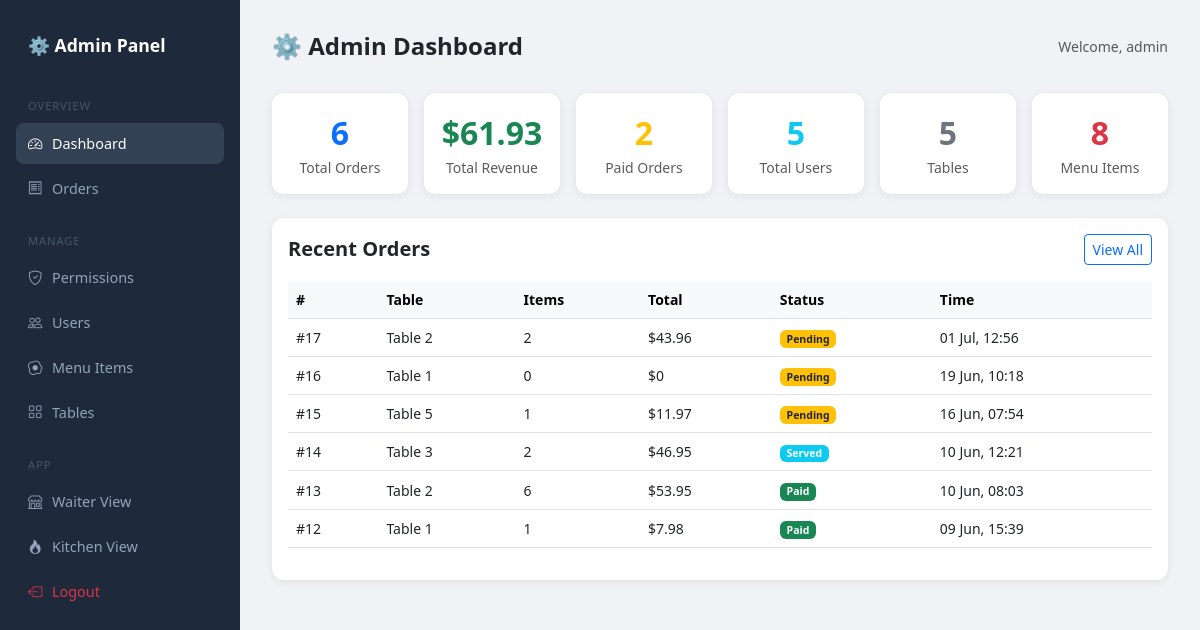
Before: /admin-panel/ (signed in) with the older database file.
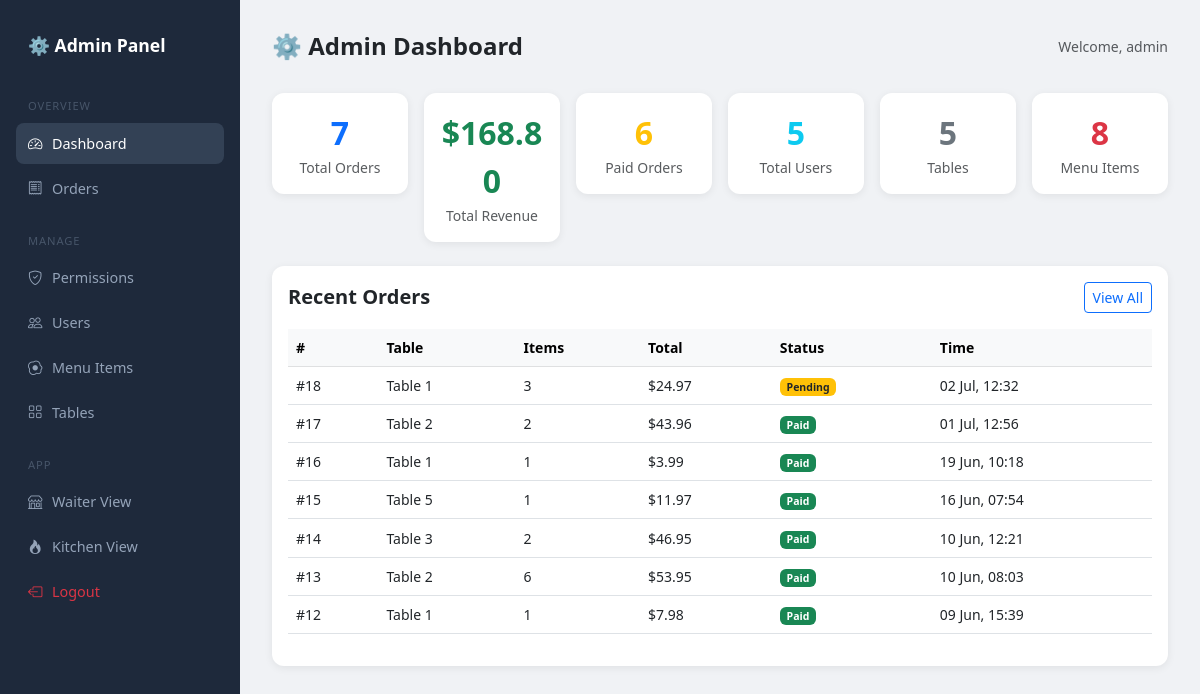
After: the same page with the newer database file.
### core/models.py (models this page shows, shortened)
class Order(models.Model):
    STATUS_CHOICES = [
        ('pending', 'Pending'),
        ('preparing', 'Preparing'),
        ('served', 'Served'),
        ('paid', 'Paid'),
    ]
    table      = models.ForeignKey(Table, on_delete=models.CASCADE, related_name='orders')
    status     = models.CharField(max_length=20, choices=STATUS_CHOICES, default='pending')
    created_at = models.DateTimeField(auto_now_add=True)
    updated_at = models.DateTimeField(auto_now=True)
    served_at  = models.DateTimeField(null=True, blank=True)
    def total_price(self):
        return sum(item.subtotal() for item in self.items.all())

class Table(models.Model):
    number = models.IntegerField(unique=True)
    is_occupied = models.BooleanField(default=False)

class OrderItem(models.Model):
    order = models.ForeignKey(Order, on_delete=models.CASCADE, related_name='items')
    menu_item = models.ForeignKey(MenuItem, on_delete=models.CASCADE)
    quantity = models.PositiveIntegerField(default=1)
    note = models.TextField(blank=True)  # e.g. "no onions"
    def subtotal(self):
        return self.quantity * self.menu_item.price

class MenuItem(models.Model):
    CATEGORY_CHOICES = [
        ('food', 'Food'),
        ('drink', 'Drink'),
        ('dessert', 'Dessert'),
    ]
    name = models.CharField(max_length=100)
    price = models.DecimalField(max_digits=6, decimal_places=2)
    category = models.CharField(max_length=20, choices=CATEGORY_CHOICES)
    is_available = models.BooleanField(default=True)

### core/views.py (the view)
# urls.py: path('admin-panel/', views.admin_dashboard, name='admin_dashboard'),
@role_required('admin')
def admin_dashboard(request):
    total_orders   = Order.objects.count()
    paid_orders    = Order.objects.filter(status='paid')
    total_revenue  = sum(o.total_price() for o in paid_orders)
    total_users    = User.objects.count()
    total_tables   = Table.objects.count()
    total_items    = MenuItem.objects.count()
    recent_orders  = Order.objects.select_related('table').order_by('-created_at')[:10]
    context = {
        'total_orders':  total_orders,
        'total_revenue': total_revenue,
        'total_users':   total_users,
        'total_tables':  total_tables,
        'total_items':   total_items,
        'recent_orders': recent_orders,
        'paid_count':    paid_orders.count(),
    }
    return render(request, 'core/admin/dashboard.html', context)

### core/templates/core/admin/dashboard.html (shortened to what this page needs)
{% extends 'core/admin/base_admin.html' %}
{% block content %}
<div class="topbar">
    <h4 class="fw-bold mb-0">⚙️ Admin Dashboard</h4>
    <span class="text-muted small">Welcome, {{ request.user.username }}</span>
</div>
<div class="row g-3 mb-4">
    <div class="col-6 col-md-4 col-lg-2">
        <div class="card text-center p-3">
            <div class="fw-bold fs-2 text-primary">{{ total_orders }}</div>
            <div class="text-muted small">Total Orders</div>
        </div>
    </div>
    <div class="col-6 col-md-4 col-lg-2">
        <div class="card text-center p-3">
            <div class="fw-bold fs-2 text-success">${{ total_revenue }}</div>
            <div class="text-muted small">Total Revenue</div>
        </div>
    </div>
    <div class="col-6 col-md-4 col-lg-2">
        <div class="card text-center p-3">
            <div class="fw-bold fs-2 text-warning">{{ paid_count }}</div>
            <div class="text-muted small">Paid Orders</div>
        </div>
    </div>
    <div class="col-6 col-md-4 col-lg-2">
        <div class="card text-center p-3">
            <div class="fw-bold fs-2 text-info">{{ total_users }}</div>
            <div class="text-muted small">Total Users</div>
        </div>
    </div>
    <div class="col-6 col-md-4 col-lg-2">
        <div class="card text-center p-3">
            <div class="fw-bold fs-2 text-secondary">{{ total_tables }}</div>
            <div class="text-muted small">Tables</div>
        </div>
    </div>
    <div class="col-6 col-md-4 col-lg-2">
        <div class="card text-center p-3">
            <div class="fw-bold fs-2 text-danger">{{ total_items }}</div>
            <div class="text-muted small">Menu Items</div>
        </div>
    </div>
</div>
<div class="card p-3">
    <div class="d-flex justify-content-between align-items-center mb-3">
        <h5 class="fw-bold mb-0">Recent Orders</h5>
        <a href="{% url 'admin_orders' %}" class="btn btn-sm btn-outline-primary">View All</a>
    </div>
    <div class="table-responsive">
        <table class="table table-hover align-middle small">
            <thead class="table-light">
                <tr>
                    <th>#</th>
                    <th>Table</th>
                    <th>Items</th>
                    <th>Total</th>
                    <th>Status</th>
                    <th>Time</th>
                </tr>
            </thead>
            <tbody>
                {% for order in recent_orders %}
                <tr>
                    <td>#{{ order.id }}</td>
                    <td>Table {{ order.table.number }}</td>
                    <td>{{ order.items.count }}</td>
                    <td>${{ order.total_price }}</td>
                    <td>
                        {% if order.status == 'paid' %}
                            <span class="badge bg-success">Paid</span>
                        {% elif order.status == 'served' %}
                            <span class="badge bg-info">Served</span>
                        {% elif order.status == 'preparing' %}
                            <span class="badge bg-primary">Preparing</span>
                        {% else %}
                            <span class="badge bg-warning text-dark">Pending</span>
                        {% endif %}
                    </td>
                    <td>{{ order.created_at|date:"d M, H:i" }}</td>
                </tr>
                {% endfor %}
            </tbody>
        </table>
    </div>
</div>
{% endblock %}

### core/templates/core/admin/base_admin.html (shortened to what this page needs)
<!DOCTYPE html>
<html lang="en">
<head>
    <link href="https://cdn.jsdelivr.net/npm/bootstrap@5.3.0/dist/css/bootstrap.min.css" rel="stylesheet">
    <link href="https://cdn.jsdelivr.net/npm/bootstrap-icons@1.10.5/font/bootstrap-icons.css" rel="stylesheet">
</head>
<body>
<div class="sidebar">
    <a href="{% url 'admin_dashboard' %}" class="brand">⚙️ Admin Panel</a>
    <div class="nav-label">Overview</div>
    <a href="{% url 'admin_dashboard' %}"
       class="nav-link {% if request.resolver_match.url_name == 'admin_dashboard' %}active{% endif %}">
        <i class="bi bi-speedometer2"></i> Dashboard
    </a>
    <a href="{% url 'admin_orders' %}"
       class="nav-link {% if request.resolver_match.url_name == 'admin_orders' %}active{% endif %}">
        <i class="bi bi-receipt"></i> Orders
    </a>
    <div class="nav-label">Manage</div>
    <a href="{% url 'admin_permissions' %}"
         class="nav-link {% if 'permission' in request.resolver_match.url_name %}active{% endif %}">
        <i class="bi bi-shield-check"></i> Permissions
   </a>
    <a href="{% url 'admin_users' %}"
       class="nav-link {% if 'user' in request.resolver_match.url_name %}active{% endif %}">
        <i class="bi bi-people"></i> Users
    </a>
    <a href="{% url 'admin_menu' %}"
       class="nav-link {% if 'menu' in request.resolver_match.url_name %}active{% endif %}">
        <i class="bi bi-egg-fried"></i> Menu Items
    </a>
    <a href="{% url 'admin_tables' %}"
       class="nav-link {% if 'table' in request.resolver_match.url_name %}active{% endif %}">
        <i class="bi bi-grid"></i> Tables
    </a>
    <div class="nav-label">App</div>
    <a href="{% url 'dashboard' %}" class="nav-link">
        <i class="bi bi-shop"></i> Waiter View
    </a>
    <a href="{% url 'kitchen' %}" class="nav-link">
        <i class="bi bi-fire"></i> Kitchen View
    </a>
    <a href="{% url 'logout' %}" class="nav-link text-danger">
        <i class="bi bi-box-arrow-left"></i> Logout
    </a>
</div>
<div class="main-content">
    {% block content %}{% endblock %}
</div>
</body>
</html>

### core/templates/core/admin/base_admin.html (style rules this page uses)
body { background: #f0f2f5; }
.sidebar { width: 240px; min-height: 100vh; background: #1e293b; position: fixed; top: 0; left: 0; padding: 1.5rem 1rem; z-index: 100; }
.sidebar .brand { color: white; font-size: 1.1rem; font-weight: bold; padding: 0.5rem 0.75rem; margin-bottom: 1.5rem; display: block; text-decoration: none; }
.sidebar .nav-link { color: #94a3b8; border-radius: 8px; padding: 0.6rem 0.75rem; margin-bottom: 0.25rem; font-size: 0.9rem; display: flex; align-items: center; gap: 0.6rem; }
.sidebar .nav-link:hover, .sidebar .nav-link.active { background: #334155; color: white; }
.sidebar .nav-label { color: #475569; font-size: 0.7rem; text-transform: uppercase; letter-spacing: .08em; padding: 0.5rem 0.75rem; margin-top: 1rem; }
.main-content { margin-left: 240px; padding: 2rem; min-height: 100vh; }
.card { border: none; border-radius: 12px; box-shadow: 0 2px 8px rgba(0,0,0,0.07); }
.topbar { display: flex; justify-content: space-between; align-items: center; margin-bottom: 2rem; }

Changed rows visible on the page:
added Order: id "18", table.number "1", items.count "3", total_price "24.97", status "Pending", created_at "02 Jul, 12:32"
changed Order "01 Jul, 12:56": status "Pending" → "Paid"
changed Order "19 Jun, 10:18": items.count "0" → "1"; total_price "0" → "3.99"; status "Pending" → "Paid"
changed Order "16 Jun, 07:54": status "Pending" → "Paid"
changed Order "10 Jun, 12:21": status "Served" → "Paid"
Other visible differences:
{{ total_orders }}: "6" → "7"
{{ total_revenue }}: "61.93" → "168.80"
{{ paid_count }}: "2" → "6"
